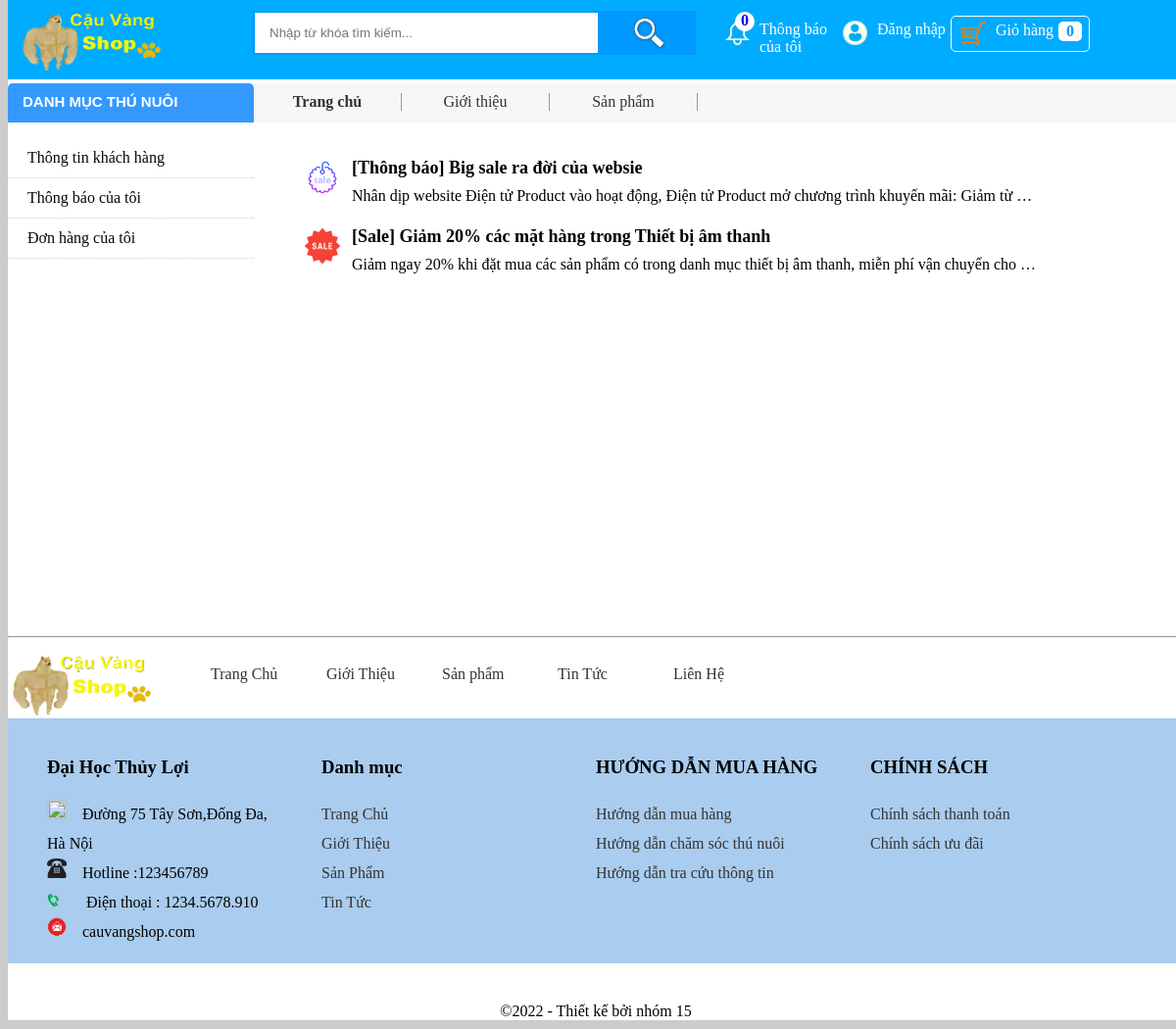
The app's page /khachhang.php with its own data.
### tables this page shows
CREATE TABLE `thongbao` (
  `IDNews` int(11) NOT NULL,
  `icon` varchar(20) NOT NULL,
  `TieuDe` text NOT NULL,
  `NoiDung` text NOT NULL
);

### view/thongBao.php (the view, shortened to what this page needs)
<div class="thongbao">
    <?php
    $sql = "select * from thongbao";
    $tt = mysqli_query($link,$sql);
    while ($row = mysqli_fetch_array($tt)){
    ?>
    <div class="khungchua-news" >
        <a href="?mod=chitietThongBao&&bantin=<?php echo $row['IDNews'];?>">
            <div class="img-news"><img src="images/icon/<?php echo $row['icon']?>"></div>
            <div class="tieude-news"><?php echo $row['TieuDe']?></div>
            <div class="noidung-news"><?php echo $row['NoiDung']?></div>
        </a>
    </div>
    <?php }?>
</div>

### khachhang.php (shortened to what this page needs)
<!DOCTYPE html PUBLIC "-//W3C//DTD XHTML 1.0 Transitional//EN" "http://www.w3.org/TR/xhtml1/DTD/xhtml1-transitional.dtd">
<html xmlns="http://www.w3.org/1999/xhtml">
<head>
    <link href="public/css/cssindex.css" rel="stylesheet" type="text/css"/>
    <link href="public/css/header.css" rel="stylesheet" type="text/css" />
    <link href="public/css/log.css" rel="stylesheet" type="text/css" />
</head>
<body bgcolor="#CCCCCC">
<div id="container">
    <div id="header">
        <?php include("header.php"); ?>
    </div>
    <div >
        <div class="menuBox">
            <ul class="menuKH">
                <a href="?mod=thongtinUser" style="color: #080808"><li id="thongtinKH"> Thông tin khách hàng</li></a>
                <a href="?mod=thongBao" style="color: #080808"> <li id="thongBaoKH">Thông báo của tôi</li></a>
                <a href="?mod=donHang" style="color: #080808"> <li id="donHangCT">Đơn hàng của tôi</li></a>
            </ul>
        </div>
        <div id="body-kh">
            <?php
            $mod=@$_GET['mod'];
            if(empty($mod)) $mod="thongBao";
            include ("view/$mod.php");
            ?>
        </div>
    </div>
    <div id="footer">
        <?php include("footer.php"); ?>
    </div>
</div>
</body>
</html>

### header.php (shortened to what this page needs)
<?php include 'hamXuLy.php';include 'connected.php'; ?>
	<div class="header-1"> <a href="index.php"><img id="logo" name="logo" alt="logo" src="images/icon/cauvang.png"/></a>
		<form action="timkiem.php" method="get" id="form-Search">
			<input type="text" class="txtTimKiem" name="search-box" placeholder="Nhập từ khóa tìm kiếm..."/>
			<button id="btnSearch" type="submit"><img src="images/icon/search.png" width="40px" height="40px"/></button>
		</form>
        <div class="box"><?php if(isset($_SESSION['username'])){?><a href="khachhang.php" class="xoaDinhDangLink" style="color: white"><?php }?><div id="icon-tbao"><div id="soThongBao">
                        <?php if(isset($_SESSION['username'])){
                            $sql = "select * from thongbao";
                            $tt = mysqli_query($link,$sql);
                            echo mysqli_num_rows($tt);
                        }else echo 0;?>
                    </div><img src="images/icon/thongBao.png" class="icon"/></div>Thông báo của tôi<?php if(isset($_SESSION['username'])){?></a><?php }?> </div>
        <?php if(!isset($_SESSION['username'])){?>
        <div class="box" id="hover-dangnhap"><img src="images/icon/account.png" class="icon"/>Đăng nhập
        </div>
        <?php }
        ?>
        <div class="box" id="boxGioHang"><div id ="imgCart">
                <a href="yeuthich.php" style="color: #FFFFFF;display: block">
                    <img src="images/icon/giohang.png" class="icon"/>Giỏ hàng </a>
            </div><div id="soLuongHang" style="color: #0099FF;"><?php
                if(!isset($_SESSION['yeuthich'])){
                    echo 0;
                }
                else
                    echo count($_SESSION['yeuthich'])
                ?></div>
        </div>
	</div>
	<div class="taskbar-menu">
    <div class="danhmuc">DANH MỤC THÚ NUÔI</div>
    <div class="menu-ngang">
      <ul>
        <li><a href="index.php" class="format-url" ><b>Trang chủ</b></a></li>
        <li><a href="gioithieu.php" class="format-url">Giới thiệu</a></li>
        <li><a href="sanpham.php?pageall=0" class="format-url">Sản phẩm</a></li>
      </ul>
    </div>
  </div>

### footer.php (shortened to what this page needs)
<div>
      <hr />
        <div class="header-line-Footer"> <img src="images/icon/cauvang.png" alt="logo" name="logo" />
          <ul>
            <li class="menuFooter">&emsp;<a href="index.php" class="format-url">Trang Chủ</a></li>
            <li class="menuFooter">&emsp;<a href="gioithieu.php" class="format-url">Giới Thiệu</a></li>
            <li class="menuFooter">&emsp;<a href="sanpham.php" class="format-url">Sản phẩm</a></li>
            <li class="menuFooter">&emsp;<a href="#" class="format-url">Tin Tức</a></li>
            <li class="menuFooter">&emsp;<a href="tel:0989954169" class="format-url">Liên Hệ</a></li>
          </ul>
        </div>
        <div class="footer-container">
          <ul class="footer-table-1">
            <h3> Đại Học Thủy Lợi</h3>
            <li><img src="images/icon/vitri.png" width="20" height="20"/>&emsp;Đường 75 Tây Sơn,Đống Đa, Hà Nội </li>
            <li><img src="images/icon/icon-dienthoai.png" width="20" height="20"/>&emsp;Hotline :123456789</li>
            <li><img src="images/icon/icon-phone-new.gif" width="20" height="20"/>&emsp; Điện thoại : 1234.5678.910</li>
            <li><img src="images/icon/mail.png" width="20" height="20"/>&emsp;cauvangshop.com</li>
          </ul>
          <ul class="footer-table-1">
            <h3> Danh mục </h3>
            <li><a href="index.php" class="format-url"> Trang Chủ</a></li>
            <li><a href="gioithieu.php" class="format-url"> Giới Thiệu</a></li>
            <li><a href="sanpham.php" class="format-url">Sản Phẩm</a></li>
            <li><a href="#" class="format-url"> Tin Tức</a></li>
          </ul>
          <ul class="footer-table-1" >
            <h3> HƯỚNG DẪN MUA HÀNG </h3>
            <li><a href="#" class="format-url"> Hướng dẫn mua hàng</a></li>
              <li><a href="#" class="format-url"> Hướng dẫn chăm sóc thú nuôi</a></li>
              <li><a href="#" class="format-url"> Hướng dẫn tra cứu thông tin</a></li>
          </ul>
          <ul class="footer-table-1">
            <h3> CHÍNH SÁCH </h3>
            <li><a href="#" class="format-url"> Chính sách thanh toán</a></li>
              <li><a href="#" class="format-url"> Chính sách ưu đãi</a></li>
          </ul>
        </div>
      </div>
       <div align="center">&copy;2022 - Thiết kế bởi nhóm 15</div>

### public/css/cssindex.css (style rules this page uses)
#container { min-height: 800px; margin: auto; width: 1200px; background-color:#FFF; margin-top: -9px; }
#header { margin-top: -17px; min-height: 150px; }
#btnSearch { float: left; position: relative; top: 35px; left: 129px; height: 50px; width:100px; background: #09F; color: #FFF; border: none; display: inline-block; }
.txtTimKiem { position: relative; top: 35px; left: 130px; height: 30px; width: 400px; border: solid 2px #0099FF; padding: 8px 15px 8px; float: left; }
.taskbar-menu { height: 40px; margin-top: -12px; }
.danhmuc { border-top-left-radius: 5px; border-top-right-radius: 5px; height: 30px; width: 221px; padding-top: 10px; padding-left: 15px; padding-right: 15px; color: #FFF; font-family: Tahoma, Geneva, sans-serif; font-weight: bold; font-size: 15px; background: #39F; float: left; }
.menu-ngang { height:40px; background:#F7F7F7; }
.menu-ngang li { float: left; border-width:18px; border-right: solid 1px #999999; margin-top: 10px; min-width: 150px; list-style: none; text-align: center; }
.menuBox { width: 251px; background-color: #FFF; min-height: 500px; float: left; }
.menuBox ul { background: #FFF; margin-top: 0; padding: 0; list-style-type: none; }
.menuBox ul li { height: 40px; line-height: 40px; border-bottom: 1px #FFFFFF dotted; border-bottom-color: #CCC; position: relative; }
.format-url { text-decoration: none; color: #333; }
.header-line-Footer { height: 80px; }
.header-line-Footer img { width: 150px; height: 78px; }
.menuFooter { width: 10%; float: left; margin: 1px; position: relative; top: -75px; left: 150px; list-style-type: none; }
.footer-container { width: 100%; min-height: 250px; background-color: #ACE; float: left; position: relative; top: -40px; }
.footer-table-1 { width: 20%; line-height: 30px; float: left; list-style-type: none; }
a { text-decoration:none; }
#body-kh { float: left; min-height: auto; width: 900px; }
.img-news,.img-news-ct { float: left; width: 50px; height: 50px; }
.img-news img ,.img-news-ct img { width: 40px; height: 40px; }
.khungchua-news { margin-top: 20px; }
.thongbao,.thongbao-ct { width: 900px; margin-left: 50px; float: left; }
.thongbao a { text-decoration: none; color: #000000; }
.tieude-news,.tieude-baiviet-ct { width: 700px; float: left; min-height: 30px; font-weight: bold; font-size: 18px; }
.noidung-news { float: left; width: 700px; height: 20px; overflow: hidden; text-overflow: ellipsis; white-space: nowrap; }
.menuKH li { width: 231px; padding-left: 20px; }

### public/css/header.css (style rules this page uses)
.header-1 { min-height: 90px; background: #00ACFF; }
.header-1 #logo { width: 150px; height: 75px; position: relative; top: 13px; left: 10px; float: left; }
#btnSearch { float: left; position: relative; top: 20px; left: 50px; height: 45px; width: 100px; background: #09F; color: #FFF; border: none; display: inline-block; margin-right: 70px; }
.txtTimKiem { position: relative; top: 20px; left: 50px; height: 25px; width: 320px; border: solid 2px #0099FF; padding: 8px 15px 8px; float: left; border-right:none; margin-left: 50px; }
.header-1 .icon, .header-2 .icon { float: left; width: 25px; height: 25px; padding-right: 10px; padding-left: 10px; }
.header-1 .box { width: 120px; float: left; position: relative; top: 30px; color: #FFF; }
#imgCart { float:left; margin-right:0; padding-right:0; }
.header-1 .box#boxGioHang { min-width:140px; border:solid 1px #FFFFFF; border-radius:5px; padding:5px 0px; position:relative; top:25px; }
#soLuongHang { float:left; border-radius:5px; background-color:#FFF; color:#009; min-width:20px; font-weight:bolder; padding:1px 2px; text-align:center; margin-left:5px; }
.icon { width: 24px; height: 24px; }
#soThongBao { width: 20px; height: 20px; z-index: 20; position: absolute; left: 20px; bottom: 25px; background-color: white; color: #0000FF; float: left; border-radius: 10px; text-align: center; font-weight: bold; }
#icon-tbao { z-index: 2; }

### records on screen
thongbao: icon (picture), TieuDe "[Thông báo] Big sale ra đời của websie", NoiDung "Nhân dịp website Điện tử Product vào hoạt động, Điện tử Product mở chương trình khuyến mãi: Giảm từ…"
thongbao: icon (picture), TieuDe "[Sale] Giảm 20% các mặt hàng trong Thiết bị âm thanh", NoiDung "Giảm ngay 20% khi đặt mua các sản phẩm có trong danh mục thiết bị âm thanh, miễn phí vận chuyển cho…"
